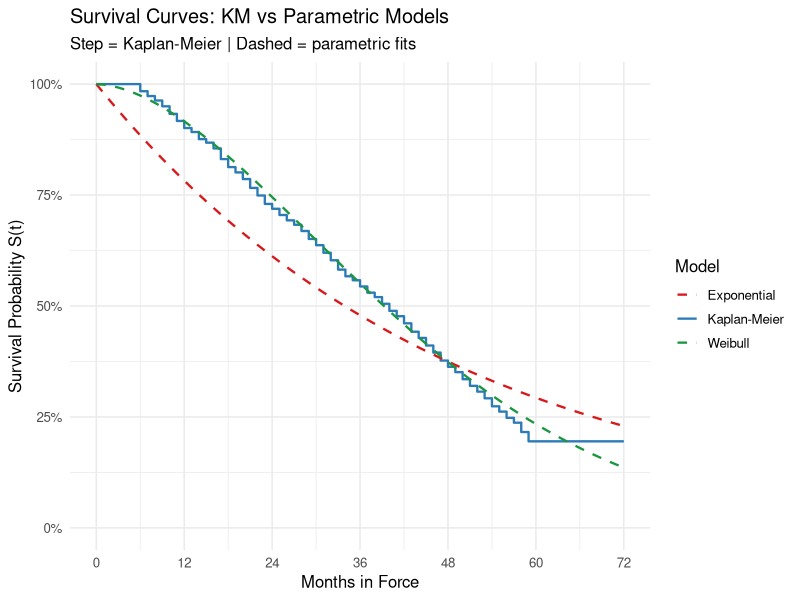
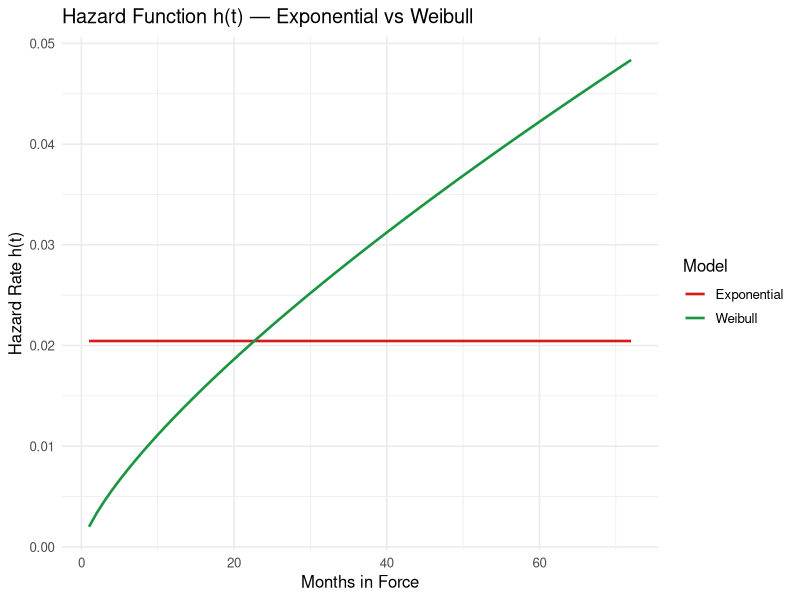

R code for these plots, in order:
## ---- chunk 1
knitr::opts_chunk$set(echo = FALSE, warning = FALSE, message = FALSE)
## ---- chunk 2
library(tidyverse)
library(survival)
library(knitr)

policyholders <- read_csv("L2_policyholders.csv") %>%
  mutate(
    time  = policy_duration_months,
    event = if_else(policy_duration_months < 60, 1, 0)
  )

# KM for comparison
fit_km <- survfit(Surv(time, event) ~ 1, data = policyholders)
## ---- chunk 3
fit_exp <- survreg(Surv(time, event) ~ 1,
                   data  = policyholders,
                   dist  = "exponential")
summary(fit_exp)
## ---- chunk 4
# survreg returns log(scale); rate lambda = 1 / exp(coef)
lambda_exp <- 1 / exp(coef(fit_exp)[1])

cat("Exponential rate (λ):         ", round(lambda_exp, 5), "\n")
cat("Mean survival time (1/λ):     ",
    round(1 / lambda_exp, 1), "months\n")
cat("Median survival time (-log(0.5)/λ):",
    round(log(2) / lambda_exp, 1), "months\n")
## ---- chunk 5
t_seq    <- seq(0, 72, by = 1)
S_exp    <- exp(-lambda_exp * t_seq)
exp_df   <- tibble(time = t_seq, surv = S_exp, model = "Exponential")
## ---- chunk 6
fit_weib <- survreg(Surv(time, event) ~ 1,
                    data = policyholders,
                    dist = "weibull")
summary(fit_weib)
## ---- chunk 7
# survreg Weibull parameterisation:
# shape k = 1 / fit$scale
# scale λ = exp(coef)
k_weib      <- 1 / fit_weib$scale
lambda_weib <- exp(coef(fit_weib)[1])

cat("Weibull shape (k):  ", round(k_weib, 4), "\n")
cat("Weibull scale (λ):  ", round(lambda_weib, 2), "months\n")
cat("Interpretation:     ",
    ifelse(k_weib < 1,
           "k < 1 → decreasing hazard (early lapses dominate)",
           ifelse(k_weib > 1,
                  "k > 1 → increasing hazard (lapses accelerate over time)",
                  "k = 1 → constant hazard (reduces to Exponential)")),
    "\n")
## ---- chunk 8
S_weib   <- exp(-(t_seq / lambda_weib)^k_weib)
weib_df  <- tibble(time = t_seq, surv = S_weib, model = "Weibull")
## ---- chunk 9
km_df <- tibble(
  time  = c(0, fit_km$time),
  surv  = c(1, fit_km$surv),
  model = "Kaplan-Meier"
)

bind_rows(km_df, exp_df, weib_df) %>%
  ggplot(aes(x = time, y = surv, color = model, linetype = model)) +
  geom_step(data = . %>% filter(model == "Kaplan-Meier"),
            linewidth = 0.8) +
  geom_line(data = . %>% filter(model != "Kaplan-Meier"),
            linewidth = 0.8) +
  scale_color_manual(values = c("Kaplan-Meier" = "#2c7bb6",
                                 "Exponential"  = "#d7191c",
                                 "Weibull"      = "#1a9641")) +
  scale_linetype_manual(values = c("Kaplan-Meier" = "solid",
                                    "Exponential"  = "dashed",
                                    "Weibull"      = "dashed")) +
  scale_y_continuous(limits = c(0, 1),
                     labels = scales::percent_format()) +
  scale_x_continuous(breaks = seq(0, 72, 12)) +
  labs(title    = "Survival Curves: KM vs Parametric Models",
       subtitle = "Step = Kaplan-Meier | Dashed = parametric fits",
       x = "Months in Force", y = "Survival Probability S(t)",
       color = "Model", linetype = "Model") +
  theme_minimal(base_size = 12)
## ---- chunk 10
tibble(
  Model = c("Exponential", "Weibull"),
  `Log-Likelihood` = round(c(fit_exp$loglik[2],
                               fit_weib$loglik[2]), 2),
  `Parameters`     = c(1, 2),
  AIC              = round(c(AIC(fit_exp), AIC(fit_weib)), 2)
) %>%
  kable(caption = "Table 1: Model Comparison — Log-Likelihood and AIC")
## ---- chunk 11
best <- if (AIC(fit_weib) < AIC(fit_exp)) "Weibull" else "Exponential"
## ---- chunk 12
h_exp  <- rep(lambda_exp, length(t_seq))
h_weib <- (k_weib / lambda_weib) * (t_seq / lambda_weib)^(k_weib - 1)

tibble(
  time  = rep(t_seq, 2),
  hazard = c(h_exp, h_weib),
  model  = rep(c("Exponential", "Weibull"), each = length(t_seq))
) %>%
  filter(time > 0) %>%
  ggplot(aes(x = time, y = hazard, color = model)) +
  geom_line(linewidth = 0.9) +
  scale_color_manual(values = c("Exponential" = "#d7191c",
                                 "Weibull"     = "#1a9641")) +
  labs(title = "Hazard Function h(t) — Exponential vs Weibull",
       x = "Months in Force", y = "Hazard Rate h(t)",
       color = "Model") +
  theme_minimal(base_size = 12)
## ---- chunk 13
times_key <- c(12, 24, 36, 48, 60)

tibble(
  `Time (Months)` = times_key,
  `Kaplan-Meier`  = paste0(
    round(summary(fit_km, times = times_key)$surv * 100, 1), "%"),
  `Exponential`   = paste0(
    round(exp(-lambda_exp * times_key) * 100, 1), "%"),
  `Weibull`       = paste0(
    round(exp(-(times_key / lambda_weib)^k_weib) * 100, 1), "%")
) %>%
  kable(caption = "Table 2: Survival Estimates at Key Durations")
